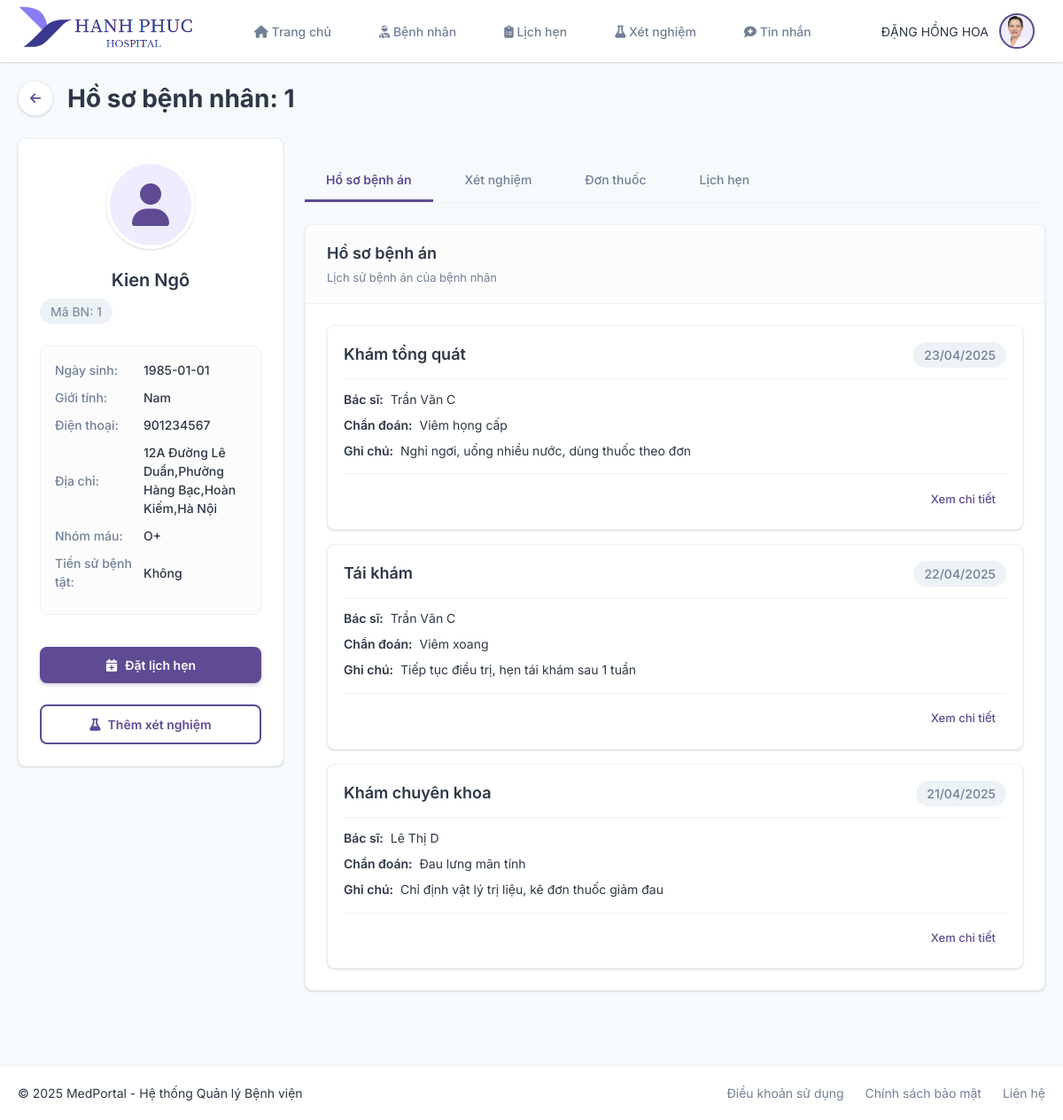
Screenshot of /index.php?action=chitietbenhnhan&id=1 (signed in) with the database file from the repository.
### tables this page shows
CREATE TABLE `bacsi` (
  `mabacsi` int(11) UNSIGNED NOT NULL,
  `motabs` varchar(1000) NOT NULL,
  `gioithieubs` varchar(5000) NOT NULL,
  `hoten` varchar(100) NOT NULL,
  `ngaysinh` date NOT NULL,
  `email` varchar(100) NOT NULL,
  `sdt` int(12) NOT NULL,
  `cccd` bigint(200) NOT NULL,
  `ngaybatdau` date NOT NULL,
  `ngayketthuc` date DEFAULT NULL,
  `imgbs` varchar(100) NOT NULL,
  `giakham` int(11) NOT NULL,
  `machuyenkhoa` int(11) UNSIGNED NOT NULL,
  `capbac` varchar(100) NOT NULL,
  `trangthai` varchar(50) NOT NULL,
  `tentk` varchar(100) NOT NULL
);

CREATE TABLE `benhnhan` (
  `mabenhnhan` int(11) UNSIGNED NOT NULL,
  `hotenbenhnhan` varchar(100) NOT NULL,
  `ngaysinh` date NOT NULL,
  `gioitinh` varchar(4) DEFAULT NULL,
  `nghenghiep` varchar(50) DEFAULT NULL,
  `cccdbenhnhan` bigint(200) DEFAULT NULL,
  `dantoc` varchar(20) DEFAULT NULL,
  `email` varchar(100) NOT NULL,
  `sdtbenhnhan` int(12) DEFAULT NULL,
  `tinh/thanhpho` varchar(50) DEFAULT NULL,
  `quan/huyen` varchar(50) DEFAULT NULL,
  `xa/phuong` varchar(50) DEFAULT NULL,
  `sonha` varchar(60) DEFAULT NULL,
  `quanhe` varchar(50) DEFAULT NULL,
  `tiensubenhtatcuagiadinh` varchar(300) DEFAULT NULL,
  `tiensubenhtatcuabenhnhan` varchar(300) DEFAULT NULL,
  `nhommau` varchar(5) DEFAULT NULL,
  `tentk` varchar(100) NOT NULL
);

### Models/mbacsi.php (called while the page is built, shortened)
<?php
 class mBacSi{
        public function xembacsitheotentk($tentk){
            $p = new clsKetNoi();
            $con = $p->moketnoi();
            $con->set_charset('utf8');
            if($con){
                $str = "select * from bacsi where tentk = '$tentk' limit 1";
                $tbl = $con->query($str);
                return $tbl;
            }else{
                return false;
            }
        }
    }
?>

### Controllers/cbacsi.php (called while the page is built, shortened)
<?php
include_once("Models/mbacsi.php");
class cBacSi{
    public function getBacSiByTenTK($tentk){
        $p = new mBacSi();
        $tbl = $p->xembacsitheotentk($tentk);
        if(!$tbl){
            return -1;
        }else{
            if($tbl->num_rows > 0){
                return $tbl->fetch_assoc();
            }else{
                return 0;
            }
        }
    }
}
?>

### Models/mbenhnhan.php (called while the page is built, shortened)
<?php
 class mBenhNhan{
        public function select_benhnhan_id($id){
            $p = new clsKetNoi();
            $con = $p->moketnoi();
            $con->set_charset('utf8');
            if($con){
                $str = "select * from benhnhan where mabenhnhan = '$id'";
                $tbl = $con->query($str);
                return $tbl;
            }else{
                return false;
            }
        }
    }
?>

### Controllers/cbenhnhan.php (called while the page is built, shortened)
<?php
include_once("Models/mbenhnhan.php");
class cBenhNhan{
    public function get_benhnhan_id($id){
        $p = new mBenhNhan();
        $tbl = $p->select_benhnhan_id($id);
        if (!$tbl) {
            return -1;
        } else {
            if ($tbl->num_rows > 0) {
                return $tbl->fetch_assoc();
            } else {
                return 0;
            }
        }
    }
}
?>

### Views/bacsi/pages/chitietbenhnhan/index.php (the view, shortened to what this page needs)
<?php
$mabenhnhan = $_GET['id'] ?? '';
include_once('Controllers/cbenhnhan.php');
$cbenhnhan = new cBenhNhan();
$bn= $cbenhnhan->get_benhnhan_id($mabenhnhan);
$active_tab = $_GET['tab'] ?? 'medical-records';
?>
<div class="container">
    <div class="content-header">
        <div class="back-button">
            <a href="?action=benhnhan" class="btn-icon"><i class="fas fa-arrow-left"></i></a>
            <h1>Hồ sơ bệnh nhân: <?php echo $bn['mabenhnhan']; ?></h1>
        </div>
    </div>
    <div class="patient-detail">
        <div class="patient-sidebar">
            <div class="card">
                <div class="card-body">
                    <div class="patient-avatar">
                        <i class="fas fa-user"></i>
                    </div>
                    <h2 class="patient-name"><?php echo $bn['hotenbenhnhan']; ?></h2>
                    <p class="patient-id">Mã BN: <?php echo $bn['mabenhnhan']; ?></p>
                    <div class="patient-info">
                        <div class="info-row">
                            <span class="info-label">Ngày sinh:</span>
                            <span class="info-value"><?php echo $bn['ngaysinh']; ?></span>
                        </div>
                        <div class="info-row">
                            <span class="info-label">Giới tính:</span>
                            <span class="info-value"><?php echo $bn['gioitinh']; ?></span>
                        </div>
                        <div class="info-row">
                            <span class="info-label">Điện thoại:</span>
                            <span class="info-value"><?php echo $bn['sdtbenhnhan']; ?></span>
                        </div>
                        <div class="info-row">
                            <span class="info-label">Địa chỉ:</span>
                            <span class="info-value"><?php echo $bn['sonha'].",". $bn['xa/phuong'].",".$bn['quan/huyen'].",".$bn['tinh/thanhpho']; ?></span>
                        </div>
                        <div class="info-row">
                            <span class="info-label">Nhóm máu:</span>
                            <span class="info-value"><?php echo $bn['nhommau']; ?></span>
                        </div>
                        <div class="info-row">
                            <span class="info-label">Tiền sử bệnh tật:</span>
                            <span class="info-value"><?php echo $bn['tiensubenhtatcuabenhnhan']; ?></span>
                        </div>
                    </div>
                    <div class="patient-actions">
                        <a href="#" class="btn-primary btn-full"><i class="fas fa-calendar-plus"></i> Đặt lịch hẹn</a>
                        <a href="?action=xetnghiem" class="btn-outline btn-full"><i class="fas fa-flask"></i> Thêm xét nghiệm</a>
                    </div>
                </div>
            </div>
        </div>
        <div class="patient-content">
            <div class="tabs">
                <div class="tab-header">
                    <a href="?action=chitietbenhnhan&id=<?php echo $mabenhnhan; ?>&tab=medical-records" class="tab-link <?php echo $active_tab === 'medical-records' ? 'active' : ''; ?>">Hồ sơ bệnh án</a>
                    <a href="?action=chitietbenhnhan&id=<?php echo $mabenhnhan; ?>&tab=tests" class="tab-link <?php echo $active_tab === 'tests' ? 'active' : ''; ?>">Xét nghiệm</a>
                    <a href="?action=chitietbenhnhan&id=<?php echo $mabenhnhan; ?>&tab=prescriptions" class="tab-link <?php echo $active_tab === 'prescriptions' ? 'active' : ''; ?>">Đơn thuốc</a>
                    <a href="?action=chitietbenhnhan&id=<?php echo $mabenhnhan ?>&tab=appointments" class="tab-link <?php echo $active_tab === 'appointments' ? 'active' : ''; ?>">Lịch hẹn</a>
                </div>
                <div class="tab-content">
                    <?php if ($active_tab === 'medical-records'): ?>
                        <div class="card">
                            <div class="card-header">
                                <h2>Hồ sơ bệnh án</h2>
                                <p>Lịch sử bệnh án của bệnh nhân</p>
                            </div>
                            <div class="card-body">
                                <div class="medical-records">
                                    <?php
                                    $records = [
                                        ['type' => 'Khám tổng quát', 'date' => '23/04/2025', 'doctor' => 'Trần Văn C', 'diagnosis' => 'Viêm họng cấp', 'notes' => 'Nghỉ ngơi, uống nhiều nước, dùng thuốc theo đơn'],
                                        ['type' => 'Tái khám', 'date' => '22/04/2025', 'doctor' => 'Trần Văn C', 'diagnosis' => 'Viêm xoang', 'notes' => 'Tiếp tục điều trị, hẹn tái khám sau 1 tuần'],
                                        ['type' => 'Khám chuyên khoa', 'date' => '21/04/2025', 'doctor' => 'Lê Thị D', 'diagnosis' => 'Đau lưng mãn tính', 'notes' => 'Chỉ định vật lý trị liệu, kê đơn thuốc giảm đau']
                                    ];
                                    foreach ($records as $record) {
                                        echo '<div class="record-item">';
                                        echo '<div class="record-header">';
                                        echo '<h3>' . $record['type'] . '</h3>';
                                        echo '<span class="record-date">' . $record['date'] . '</span>';
                                        echo '</div>';
                                        echo '<div class="record-details">';
                                        echo '<p><strong>Bác sĩ:</strong> ' . $record['doctor'] . '</p>';
                                        echo '<p><strong>Chẩn đoán:</strong> ' . $record['diagnosis'] . '</p>';
                                        echo '<p><strong>Ghi chú:</strong> ' . $record['notes'] . '</p>';
                                        echo '</div>';
                                        echo '<div class="record-actions">';
                                        echo '<a href="#" class="btn-small">Xem chi tiết</a>';
                                        echo '</div>';
                                        echo '</div>';
                                    }
                                    ?>
                                </div>
                            </div>
                        </div>
                    <?php endif; ?>
                </div>
            </div>
        </div>
    </div>
</div>
<?php require("Views/bacsi/layout/footer.php"); ?>

### Views/bacsi/layout/header.php (shortened to what this page needs)
<?php
    include_once('Controllers/cbacsi.php');
    $cbacsi= new cbacsi();
    if(isset($_SESSION["dangnhap"]) && isset($_SESSION["user"])){
        $bacsi = $cbacsi->getBacSiByTenTK($_SESSION["user"]["tentk"]);
    }
?>
<!DOCTYPE html>
<html lang="vi">
<head>
    <link rel="stylesheet" href="Views/bacsi/assets/css/s.css">
    <link rel="stylesheet" href="https://cdnjs.cloudflare.com/ajax/libs/font-awesome/6.4.0/css/all.min.css">
</head>
<body>
    <header class="main-header">
        <div class="logo">
                <a href="?action=trangchu">
                    <img src="Assets/img/logo.png" alt="Hanh Phuc Hospital Logo" style="width:200px;">
                </a>
        </div>
        <nav class="main-nav">
            <ul>
                <li><a href="?action=trangchu"><i class="fas fa-home"></i> Trang chủ</a></li>
                <li><a href="?action=benhnhan"><i class="fas fa-user-injured"></i> Bệnh nhân</a></li>
                <li><a href="?action=lichhen"><i class="fas fa-clipboard-list"></i> Lịch hẹn</a></li>
                <li><a href="?action=xetnghiem"><i class="fas fa-flask"></i> Xét nghiệm</a></li>
                <li><a href="?action=tinnhan"><i class="fas fa-comment-medical"></i> Tin nhắn</a></li>
            </ul>
        </nav>
        <div class="user-menu">
            <div class="user-info">
                <span><?php echo $bacsi["hoten"] ?? 'Bác sĩ'; ?></span>
                <img src="<?php echo 'Assets/img/'.$bacsi["imgbs"].'';?>"alt="Avatar" class="user-avatar">
            </div>
        </div>
    </header>

### rows the page displays
bacsi: hoten "ĐẶNG HỒNG HOA", imgbs (picture)
benhnhan: mabenhnhan "1", hotenbenhnhan "Kien Ngô", ngaysinh "1985-01-01", gioitinh "Nam", sdtbenhnhan "901234567", sonha "12A Đường Lê Duẩn", value "Phường Hàng Bạc", value "Hoàn Kiếm", value "Hà Nội", nhommau "O+", tiensubenhtatcuabenhnhan "Không"

### other values shown
$record['type'] "Khám tổng quát"
$record['date'] "23/04/2025"
$record['doctor'] "Trần Văn C"
$record['diagnosis'] "Viêm họng cấp"
$record['notes'] "Nghỉ ngơi, uống nhiều nước, dùng thuốc theo đơn"
$record['type'] "Tái khám"
$record['date'] "22/04/2025"
$record['diagnosis'] "Viêm xoang"
$record['notes'] "Tiếp tục điều trị, hẹn tái khám sau 1 tuần"
$record['type'] "Khám chuyên khoa"
$record['date'] "21/04/2025"
$record['doctor'] "Lê Thị D"
$record['diagnosis'] "Đau lưng mãn tính"
$record['notes'] "Chỉ định vật lý trị liệu, kê đơn thuốc giảm đau"
